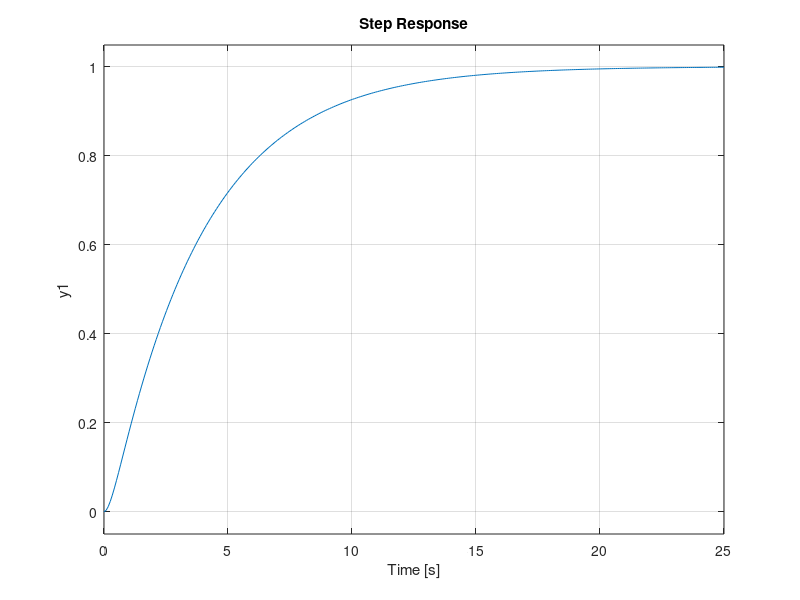

The MATLAB source for this figure: (Note: this script raises an error after producing the figure.)
clear;
clc;

s = tf('s');

figure(1);
hold on
for a = [1 2 4 8]
    sys = a /(s^2 + 4*s + a);
    figure(1);
    step(sys,25);
    [Wn, Z] = damp(sys); %To get T1 and T2 
    T1 = 1/Wn(1)*Z(1);
    T2 = 1/Wn(2)*Z(2);
    T = sqrt(T1*T2);
    fprintf("\nFor A = %d:\nT1 = %f T2 = %f\nT = %f\nTs = %f\n",a,T1,T2,T,stepinfo(sys).SettlingTime)
    
end
legend('a = 1', 'a = 2', 'a = 4', 'a = 8');
hold off;

figure(2);
hold on
for a = [1 2 4 8]
    sys = a /(s^2 + 4*s + a);
    [x,t] = step(sys,25);
    pzmap(sys)
end
legend('a = 1', 'a = 2', 'a = 4', 'a = 8');
hold off;



